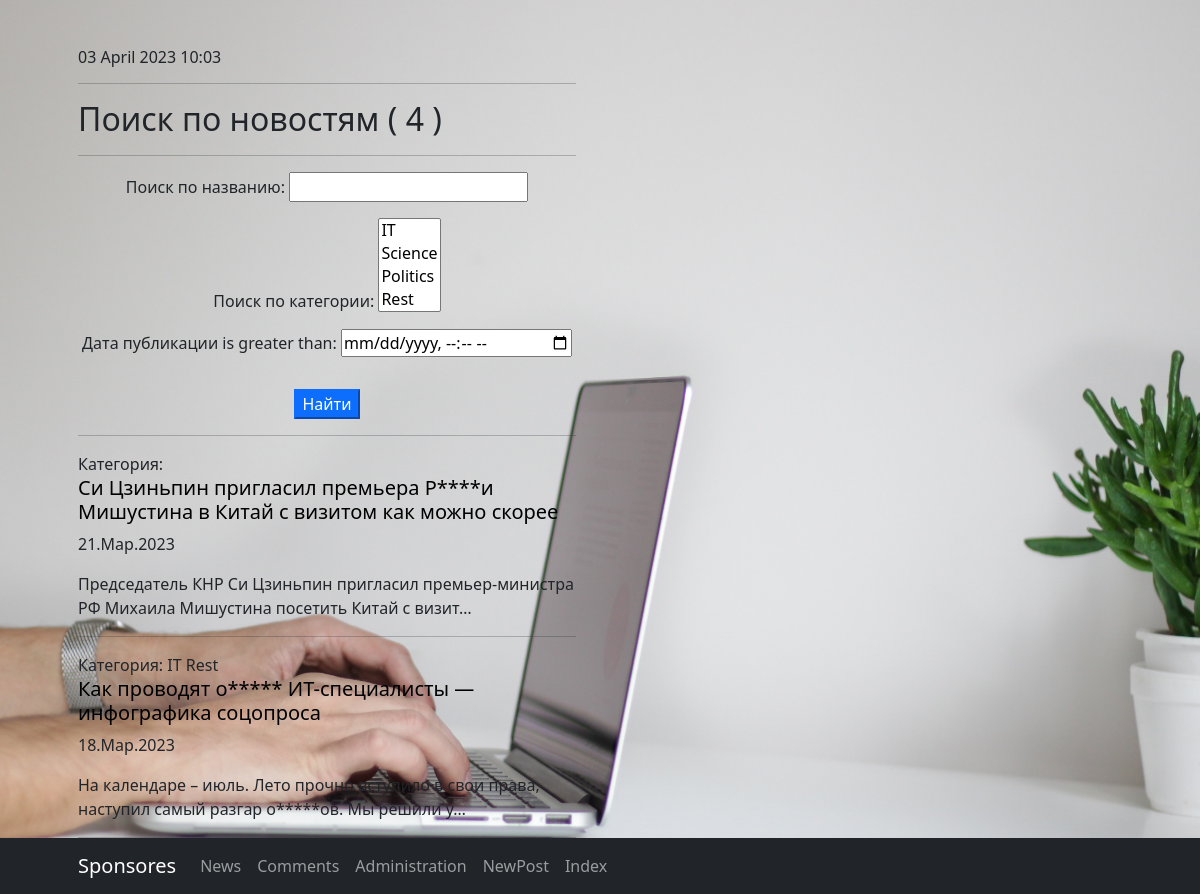
Page /news/search/ on the earlier database version.
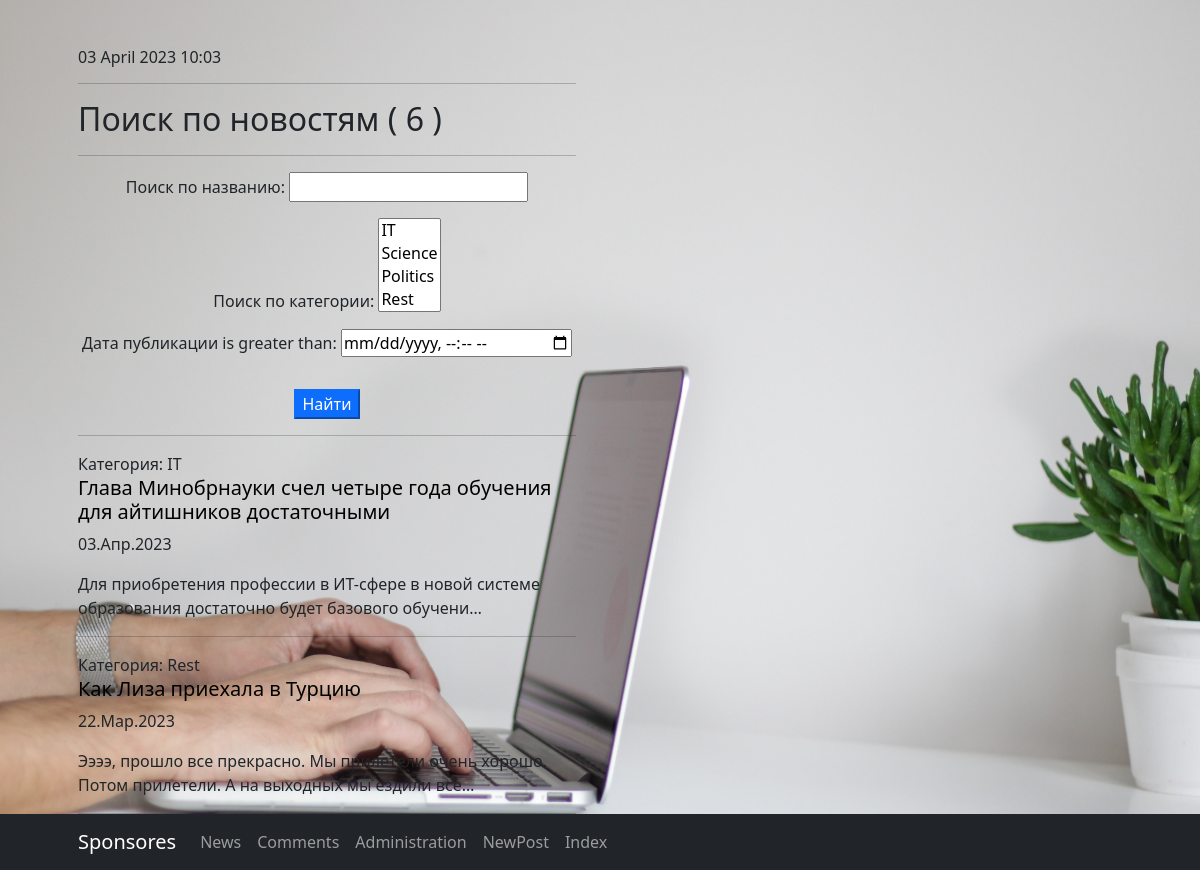
Same page on the later database version.
### News/models.py (models this page shows, shortened)
class Post(models.Model):
    NEWS = 'NE'
    ARTICLE = 'AR'
    POSTTYPES = [
        (NEWS, 'Новость'),
        (ARTICLE, 'Статья'),
    ]
    post_author = models.ForeignKey(Author, on_delete=models.CASCADE, verbose_name='Автор')
    post_type = models.CharField(max_length=2, choices=POSTTYPES, default=NEWS, verbose_name='Тип поста')
    post_time_in = models.DateTimeField(auto_now_add=True, verbose_name='Дата публикации')
    post_category = models.ManyToManyField(Category, through='PostCategory', verbose_name='Категория поста')
    post_title = models.CharField(max_length=255, verbose_name='Заголовок')
    post_text = models.TextField(verbose_name='Текст')
    post_rating = models.FloatField(default=0, verbose_name='Рейтинг')
    class Meta:
        verbose_name = 'Пост'
        verbose_name_plural = 'Посты'
        ordering = ['-post_time_in']

class Category(models.Model):
    category_name = models.CharField(max_length=255, unique=True)
    def __str__(self):
        return f'{self.category_name}'
    class Meta:
        verbose_name = 'Категория'
        verbose_name_plural = 'Категории'

### News/views.py (the view)
# urls.py: path('search/', PostListSearch.as_view(), name='post_search'),
class PostListSearch(ListView):
    model = Post
    ordering = '-post_time_in'
    template_name = 'search.html'
    context_object_name = 'post'
    paginate_by = 2
    def get_queryset(self):
        queryset = super().get_queryset()
        self.filterset = PostFilter(self.request.GET, queryset)
        return self.filterset.qs
    def get_context_data(self, **kwargs):
        context = super().get_context_data(**kwargs)
        context['filterset'] = self.filterset
        return context

### News/templatetags/custom_filters.py (called while the page is built)
@register.filter()
def censor(text):
    bad_words = ['bad', 'author', 'better', 'but', 'отпуск', 'Росси']
    if type(text) == str:
        for i in bad_words:
            text = text.replace(i[1:], '*' * len(i[1:]))
    return text

### News/templatetags/custom_tags.py (called while the page is built)
@register.simple_tag()
def current_time(format_string='%d %B %Y %H:%M'):
    return datetime.now().strftime(format_string)

@register.simple_tag(takes_context=True)
def url_replace(context, **kwargs):
    d = context['request'].GET.copy()
    for k, v in kwargs.items():
        d[k] = v
    return d.urlencode()

### News/templates/search.html (shortened to what this page needs)
{% extends 'flatpages/default.html' %}
{% load custom_filters %}
{% load custom_tags %}
{% block content %}
<h6>{% current_time %}</h6>
   <hr>
<h2>Поиск по новостям ( {{ page_obj.paginator.count }} )</h2>
   <form action="" method="get" style="text-align: center;">
       <hr>
       {{ filterset.form.as_p }}
       <input type="submit" class="mt-3 btn-primary" value="Найти" />
   </form>
   <hr>
   {% if post %}
        {% for post in post %}
            Категория: {% for cat in post.post_category.all %}
            {{ cat.category_name }}
            {% endfor %}
            <a class="mylink" href="/news/{{ post.id }}"><h5>{{ post.post_title|censor }}</h5></a>
            <p>{{ post.post_time_in|date:'d.M.Y'}}</p>
            <p>{{ post.post_text|truncatechars:100|censor }}</p>
            <hr>
        {% endfor %}
    {% else %}
       <h2>Новостей нет!</h2>
    {% endif %}
   {% if page_obj.has_next %}
       <a href="?{% url_replace page=page_obj.next_page_number %}">{{ page_obj.next_page_number }}</a>
       {% if paginator.num_pages != page_obj.next_page_number %}
           <a href="?{% url_replace page=page_obj.paginator.num_pages %}">{{ page_obj.paginator.num_pages }}</a>
       {% endif %}
   {% endif %}
{% endblock content %}

### News/templates/flatpages/default.html (shortened to what this page needs)
<!DOCTYPE html>
<html lang="en">
    <head>
        {% load static %}
        <link href="{% static 'css/styles.css' %}" rel="stylesheet" />
    </head>
    <body>
        <nav class="navbar navbar-expand-lg navbar-dark bg-dark fixed-bottom">
            <div class="container px-4 px-lg-5">
                <a class="navbar-brand" href="https://fuchs-ural.ru/">Sponsores</a>
                <div class="collapse navbar-collapse" id="navbarResponsive">
                    <ul class="navbar-nav ml-auto">
                        <li class="nav-item active"><a class="nav-link" href="/news/">News</a></li>
                        <li class="nav-item"><a class="nav-link" href="/news/comments/">Comments</a></li>
                        <li class="nav-item"><a class="nav-link" href="/admin/">Administration</a></li>
                        <li class="nav-item"><a class="nav-link" href="/news/create/">NewPost </a></li>
                        <li class="nav-item"><a class="nav-link" href="/news/index/">Index</a></li>
                    </ul>
                </div>
            </div>
        </nav>
        <section>
            <div class="container px-4 px-lg-5">
                <div class="row gx-4 gx-lg-5">
                    <div class="col-lg-6">
                        <p>{% block content %}
                            {% endblock content %}</p>
                    </div>
                </div>
            </div>
        </section>
    </body>
</html>

### News/templates/search.html (style rules this page uses)
.mylink { color:black; text-decoration: none }

Differences in the rows shown:
no longer on this page (row edited): Post: post_title|censor "Си Цзиньпин пригласил премьера Р****и Мишустина в Китай с визитом как можно скорее", post_time_in "21.Мар.2023", post_text|censor "Председатель КНР Си Цзиньпин пригласил премьер-министра РФ Михаила Мишустина посетить Китай с визит…"
no longer on this page (row unchanged): Post: post_title|censor "Как проводят о***** ИТ-специалисты — инфографика соцопроса", post_time_in "18.Мар.2023", post_text|censor "На календаре – июль. Лето прочно вступило в свои права, наступил самый разгар о*****ов. Мы решили у…", Category (category_name "IT"), Category (category_name "Rest")
added Post: post_title|censor "Глава Минобрнауки счел четыре года обучения для айтишников достаточными", post_time_in "03.Апр.2023", post_text|censor "Для приобретения профессии в ИТ-сфере в новой системе образования достаточно будет базового обучени…", Category (category_name "IT")
added Post: post_title|censor "Как Лиза приехала в Турцию", post_time_in "22.Мар.2023", post_text|censor "Ээээ, прошло все прекрасно. Мы прилетели очень хорошо. Потом прилетели. А на выходных мы ездили все…", Category (category_name "Rest")
Other differences:
{{ page_obj.paginator.count }}: "4" → "6"
